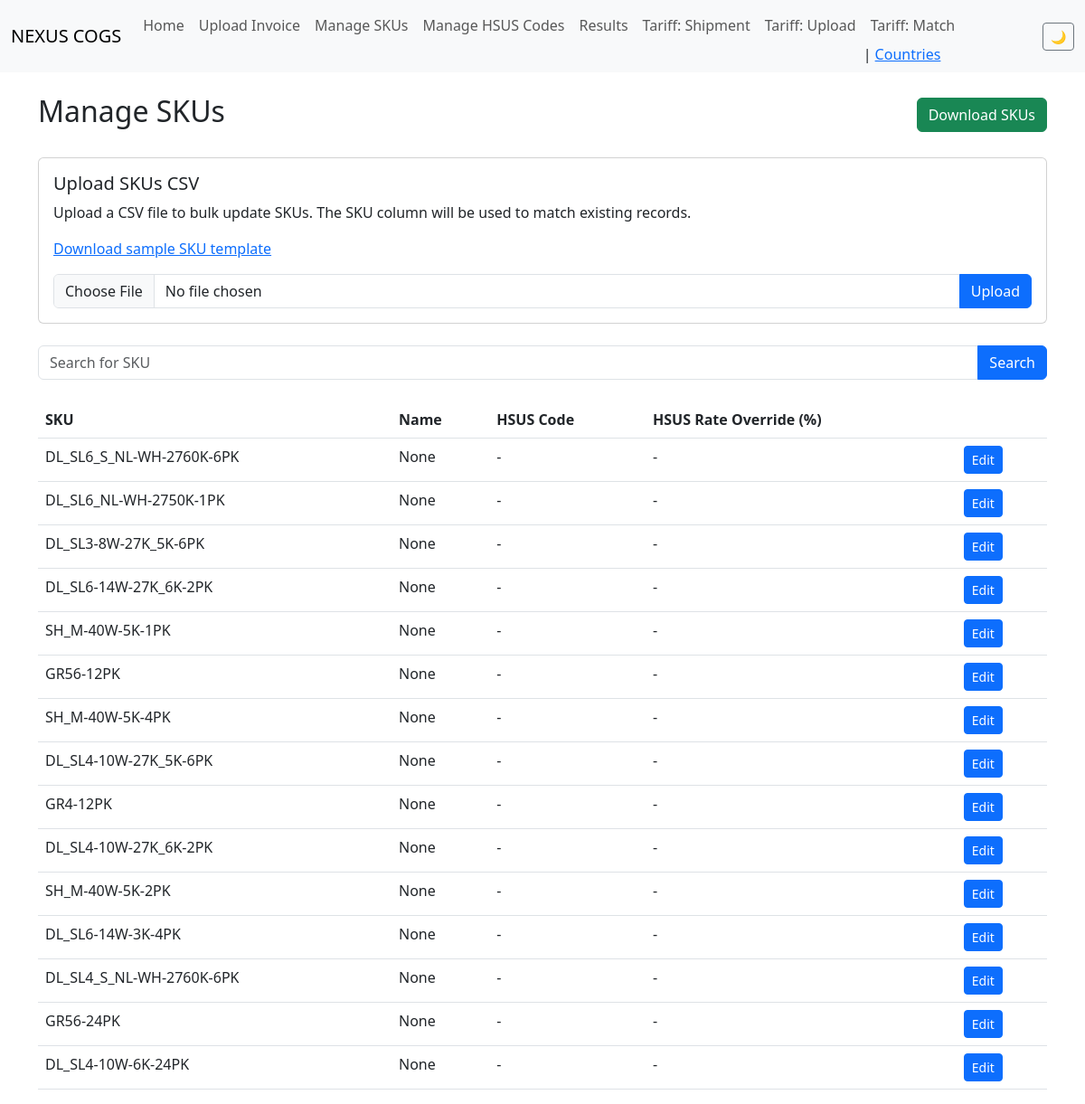
Page /legacy/skus/ (signed in) on the earlier database version.
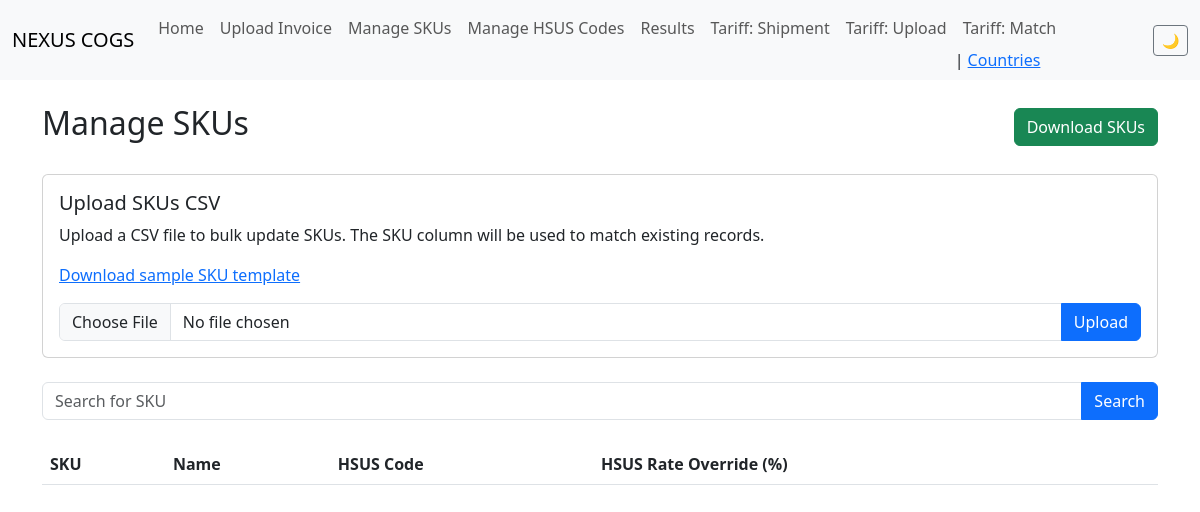
Same page on the later database version.
### cogs/models.py (models this page shows, shortened)
class SKU(models.Model):
    sku = models.CharField(max_length=100, unique=True)
    name = models.CharField(max_length=255, blank=True, null=True)
    hsus_code = models.ForeignKey(HSUSCode, on_delete=models.SET_NULL, blank=True, null=True)
    hsus_rate_pct = models.DecimalField(max_digits=5, decimal_places=2, blank=True, null=True, help_text="Overrides HSUSCode rate if present")

### cogs/views.py (the view)
# urls.py: path('skus/', views.sku_list, name='sku_list'),
@login_required
def sku_list(request):
    skus = SKU.objects.all()
    query = request.GET.get('query')
    if query:
        skus = skus.filter(sku__icontains=query)
    return render(request, 'sku_list.html', {'skus': skus})

### templates/sku_list.html (shortened to what this page needs)
{% extends 'base.html' %}
{% load static %}
{% block content %}
<div class="row">
    <div class="col-md-12">
        <div class="d-flex justify-content-between align-items-center mb-4">
            <h2>Manage SKUs</h2>
            <div>
                <a href="{% url 'sku_download' %}" class="btn btn-success">Download SKUs</a>
            </div>
        </div>
        <div class="card mb-4">
            <div class="card-body">
                <h5 class="card-title">Upload SKUs CSV</h5>
                <p class="card-text">Upload a CSV file to bulk update SKUs. The SKU column will be used to match existing records.</p>
                <p>
                    <a href="{% static 'csv_templates/sku_template.csv' %}" download>Download sample SKU template</a>
                </p>
                <form method="post" action="{% url 'sku_upload' %}" enctype="multipart/form-data">
                    <div class="input-group">
                        <input class="form-control" type="file" id="id_file" name="file">
                        <button type="submit" class="btn btn-primary">Upload</button>
                    </div>
                </form>
            </div>
        </div>
        <form method="get" class="mb-4">
            <div class="input-group">
                <input type="text" class="form-control" name="query" placeholder="Search for SKU" value="{{ request.GET.query }}">
                <button class="btn btn-primary" type="submit">Search</button>
            </div>
        </form>
        <table class="table">
            <thead>
                <tr>
                    <th>SKU</th>
                    <th>Name</th>
                    <th>HSUS Code</th>
                    <th>HSUS Rate Override (%)</th>
                    <th></th>
                </tr>
            </thead>
            <tbody>
                {% for sku in skus %}
                <tr>
                    <td>{{ sku.sku }}</td>
                    <td>{{ sku.name }}</td>
                    <td>{{ sku.hsus_code.code|default:"-" }}</td>
                    <td>{{ sku.hsus_rate_pct|default:"-" }}</td>
                    <td>
                        <a href="{% url 'sku_edit' sku.pk %}" class="btn btn-primary btn-sm">Edit</a>
                    </td>
                </tr>
                {% endfor %}
            </tbody>
        </table>
    </div>
</div>
{% endblock %}

### templates/base.html (shortened to what this page needs)
<!DOCTYPE html>
<html lang="en">
<head>
    <link href="https://cdn.jsdelivr.net/npm/bootstrap@5.3.0/dist/css/bootstrap.min.css" rel="stylesheet">
</head>
<body>
    <nav class="navbar navbar-expand-lg navbar-light bg-light">
        <div class="container-fluid">
            <a class="navbar-brand" href="/">NEXUS COGS</a>
            <div class="collapse navbar-collapse" id="navbarNav">
                <ul class="navbar-nav">
                    <li class="nav-item"><a class="nav-link" href="{% url 'home' %}">Home</a></li>
                    <li class="nav-item"><a class="nav-link" href="{% url 'invoice_upload' %}">Upload Invoice</a></li>
                    <li class="nav-item"><a class="nav-link" href="{% url 'sku_list' %}">Manage SKUs</a></li>
                    <li class="nav-item"><a class="nav-link" href="{% url 'hsus_code_list' %}">Manage HSUS Codes</a></li>
                    <li class="nav-item"><a class="nav-link" href="{% url 'results' %}">Results</a></li>
<li class="nav-item"><a class="nav-link" href="/tariff/shipment-entry/">Tariff: Shipment</a></li>
<li class="nav-item"><a class="nav-link" href="/tariff/upload/">Tariff: Upload</a></li>
<li class="nav-item"><a class="nav-link" href="/tariff/match/">Tariff: Match</a> | <a href="{% url 'tariff_countries' %}">Countries</a></li>
</ul>
                <div class="ms-auto d-flex align-items-center">
                    <button class="btn btn-outline-secondary btn-sm" id="themeToggle" onclick="toggleTheme()" title="Toggle dark/light mode">
                        <span id="themeIcon">🌙</span>
                    </button>
                </div>
            </div>
        </div>
    </nav>
    <div class="container mt-4">
        {% block content %}
        {% endblock %}
    </div>

### templates/base.html (style rules this page uses)
* { transition: background-color 0.3s ease, color 0.3s ease, border-color 0.3s ease; }

Differences in the rows shown:
removed SKU: sku "DL_SL6_S_NL-WH-2760K-6PK", name "None", hsus_code.code "-", hsus_rate_pct "-"
removed SKU: sku "DL_SL6_NL-WH-2750K-1PK", name "None", hsus_code.code "-", hsus_rate_pct "-"
removed SKU: sku "DL_SL3-8W-27K_5K-6PK", name "None", hsus_code.code "-", hsus_rate_pct "-"
removed SKU: sku "DL_SL6-14W-27K_6K-2PK", name "None", hsus_code.code "-", hsus_rate_pct "-"
removed SKU: sku "SH_M-40W-5K-1PK", name "None", hsus_code.code "-", hsus_rate_pct "-"
removed SKU: sku "GR56-12PK", name "None", hsus_code.code "-", hsus_rate_pct "-"
removed SKU: sku "SH_M-40W-5K-4PK", name "None", hsus_code.code "-", hsus_rate_pct "-"
removed SKU: sku "DL_SL4-10W-27K_5K-6PK", name "None", hsus_code.code "-", hsus_rate_pct "-"
removed SKU: sku "GR4-12PK", name "None", hsus_code.code "-", hsus_rate_pct "-"
removed SKU: sku "DL_SL4-10W-27K_6K-2PK", name "None", hsus_code.code "-", hsus_rate_pct "-"
removed SKU: sku "SH_M-40W-5K-2PK", name "None", hsus_code.code "-", hsus_rate_pct "-"
removed SKU: sku "DL_SL6-14W-3K-4PK", name "None", hsus_code.code "-", hsus_rate_pct "-"
removed SKU: sku "DL_SL4_S_NL-WH-2760K-6PK", name "None", hsus_code.code "-", hsus_rate_pct "-"
removed SKU: sku "GR56-24PK", name "None", hsus_code.code "-", hsus_rate_pct "-"
removed SKU: sku "DL_SL4-10W-6K-24PK", name "None", hsus_code.code "-", hsus_rate_pct "-"
